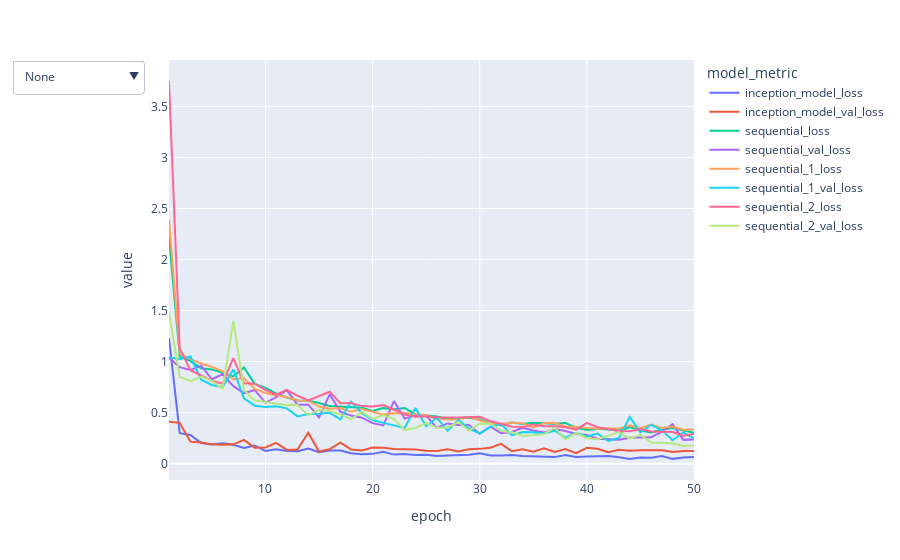

Notebook code cell kept with this figure:
### Code cell
line_chart = LineChart(epoch_results=epoch_results_df)
line_chart.create_line_chart(metrics=['loss', 'val_loss'])

### Figure 1 — Plotly figure (JSON) as saved in the notebook; plotly's stock layout.template omitted (floating-point values rounded to 4 significant figures)
{"data": [{"hovertemplate": "model_metric=inception_model_loss<br>epoch=%{x}<br>value=%{y}<extra></extra>", "legendgroup": "inception_model_loss", "line": {"color": "#636efa", "dash": "solid"}, "marker": {"symbol": "circle"}, "mode": "lines", "name": "inception_model_loss", "orientation": "v", "showlegend": true, "type": "scatter", "x": [1, 2, 3, 4, 5, 6, 7, 8, 9, 10, 11, 12, 13, 14, 15, 16, 17, 18, 19, 20, 21, 22, 23, 24, 25, 26, 27, 28, 29, 30, 31, 32, 33, 34, 35, 36, 37, 38, 39, 40, 41, 42, 43, 44, 45, 46, 47, 48, 49, 50], "xaxis": "x", "y": [1.23, 0.2985, 0.2811, 0.2014, 0.188, 0.1996, 0.1847, 0.1539, 0.1787, 0.1242, 0.1421, 0.1238, 0.1223, 0.1492, 0.1128, 0.1282, 0.1295, 0.1019, 0.09252, 0.09616, 0.1176, 0.08897, 0.09595, 0.08436, 0.0875, 0.07447, 0.08091, 0.0844, 0.0879, 0.1017, 0.07953, 0.07909, 0.08523, 0.07643, 0.07457, 0.06768, 0.06438, 0.08528, 0.06493, 0.06984, 0.07321, 0.07585, 0.06196, 0.04591, 0.05946, 0.05809, 0.0742, 0.04727, 0.06139, 0.06447], "yaxis": "y"}, {"hovertemplate": "model_metric=inception_model_val_loss<br>epoch=%{x}<br>value=%{y}<extra></extra>", "legendgroup": "inception_model_val_loss", "line": {"color": "#EF553B", "dash": "solid"}, "marker": {"symbol": "circle"}, "mode": "lines", "name": "inception_model_val_loss", "orientation": "v", "showlegend": true, "type": "scatter", "x": [1, 2, 3, 4, 5, 6, 7, 8, 9, 10, 11, 12, 13, 14, 15, 16, 17, 18, 19, 20, 21, 22, 23, 24, 25, 26, 27, 28, 29, 30, 31, 32, 33, 34, 35, 36, 37, 38, 39, 40, 41, 42, 43, 44, 45, 46, 47, 48, 49, 50], "xaxis": "x", "y": [0.4108, 0.4, 0.2158, 0.208, 0.1909, 0.1846, 0.1893, 0.2329, 0.1559, 0.1587, 0.2038, 0.1346, 0.1396, 0.3037, 0.1191, 0.1422, 0.2058, 0.1378, 0.1293, 0.1574, 0.1565, 0.1445, 0.1409, 0.1383, 0.1277, 0.1234, 0.141, 0.1201, 0.1422, 0.1451, 0.1571, 0.1938, 0.1216, 0.1414, 0.1165, 0.1509, 0.1146, 0.1439, 0.1029, 0.1551, 0.1457, 0.1113, 0.1371, 0.1268, 0.1323, 0.129, 0.1322, 0.1139, 0.1236, 0.1251], "yaxis": "y"}, {"hovertemplate": "model_metric=sequential_loss<br>epoch=%{x}<br>value=%{y}<extra></extra>", "legendgroup": "sequential_loss", "line": {"color": "#00cc96", "dash": "solid"}, "marker": {"symbol": "circle"}, "mode": "lines", "name": "sequential_loss", "orientation": "v", "showlegend": true, "type": "scatter", "x": [1, 2, 3, 4, 5, 6, 7, 8, 9, 10, 11, 12, 13, 14, 15, 16, 17, 18, 19, 20, 21, 22, 23, 24, 25, 26, 27, 28, 29, 30, 31, 32, 33, 34, 35, 36, 37, 38, 39, 40, 41, 42, 43, 44, 45, 46, 47, 48, 49, 50], "xaxis": "x", "y": [2.219, 1.049, 1.005, 0.9348, 0.9236, 0.8898, 0.8556, 0.9421, 0.7824, 0.7421, 0.6875, 0.6472, 0.6195, 0.6169, 0.5946, 0.5644, 0.5598, 0.5542, 0.5491, 0.5163, 0.5464, 0.5332, 0.5455, 0.4826, 0.4728, 0.463, 0.4346, 0.4477, 0.4494, 0.4333, 0.3979, 0.3767, 0.4044, 0.388, 0.4002, 0.3939, 0.3907, 0.3993, 0.3526, 0.3293, 0.3414, 0.3338, 0.3259, 0.3577, 0.3244, 0.3058, 0.3338, 0.3492, 0.3263, 0.3026], "yaxis": "y"}, {"hovertemplate": "model_metric=sequential_val_loss<br>epoch=%{x}<br>value=%{y}<extra></extra>", "legendgroup": "sequential_val_loss", "line": {"color": "#ab63fa", "dash": "solid"}, "marker": {"symbol": "circle"}, "mode": "lines", "name": "sequential_val_loss", "orientation": "v", "showlegend": true, "type": "scatter", "x": [1, 2, 3, 4, 5, 6, 7, 8, 9, 10, 11, 12, 13, 14, 15, 16, 17, 18, 19, 20, 21, 22, 23, 24, 25, 26, 27, 28, 29, 30, 31, 32, 33, 34, 35, 36, 37, 38, 39, 40, 41, 42, 43, 44, 45, 46, 47, 48, 49, 50], "xaxis": "x", "y": [1.039, 0.9457, 0.9172, 0.9598, 0.8269, 0.8761, 0.7594, 0.6912, 0.7227, 0.596, 0.6511, 0.7199, 0.5771, 0.578, 0.454, 0.6796, 0.5082, 0.4713, 0.4503, 0.3973, 0.3747, 0.6138, 0.441, 0.4758, 0.4708, 0.3509, 0.3945, 0.3785, 0.3791, 0.2931, 0.3627, 0.299, 0.3113, 0.3518, 0.3257, 0.3045, 0.3388, 0.3202, 0.2903, 0.2801, 0.2433, 0.2352, 0.2345, 0.2538, 0.2557, 0.2585, 0.3144, 0.388, 0.2333, 0.2366], "yaxis": "y"}, {"hovertemplate": "model_metric=sequential_1_loss<br>epoch=%{x}<br>value=%{y}<extra></extra>", "legendgroup": "sequential_1_loss", "line": {"color": "#FFA15A", "dash": "solid"}, "marker": {"symbol": "circle"}, "mode": "lines", "name": "sequential_1_loss", "orientation": "v", "showlegend": true, "type": "scatter", "x": [1, 2, 3, 4, 5, 6, 7, 8, 9, 10, 11, 12, 13, 14, 15, 16, 17, 18, 19, 20, 21, 22, 23, 24, 25, 26, 27, 28, 29, 30, 31, 32, 33, 34, 35, 36, 37, 38, 39, 40, 41, 42, 43, 44, 45, 46, 47, 48, 49, 50], "xaxis": "x", "y": [2.389, 1.078, 1.024, 0.9821, 0.9491, 0.9044, 0.827, 0.836, 0.7316, 0.6924, 0.67, 0.6501, 0.6202, 0.6155, 0.5593, 0.5379, 0.548, 0.5082, 0.5352, 0.5088, 0.483, 0.4934, 0.494, 0.4864, 0.4732, 0.4362, 0.4349, 0.4339, 0.4563, 0.4253, 0.3945, 0.3859, 0.4031, 0.3964, 0.3537, 0.3998, 0.4009, 0.3642, 0.3606, 0.3485, 0.3413, 0.3465, 0.3422, 0.375, 0.3478, 0.3843, 0.3507, 0.3635, 0.332, 0.3355], "yaxis": "y"}, {"hovertemplate": "model_metric=sequential_1_val_loss<br>epoch=%{x}<br>value=%{y}<extra></extra>", "legendgroup": "sequential_1_val_loss", "line": {"color": "#19d3f3", "dash": "solid"}, "marker": {"symbol": "circle"}, "mode": "lines", "name": "sequential_1_val_loss", "orientation": "v", "showlegend": true, "type": "scatter", "x": [1, 2, 3, 4, 5, 6, 7, 8, 9, 10, 11, 12, 13, 14, 15, 16, 17, 18, 19, 20, 21, 22, 23, 24, 25, 26, 27, 28, 29, 30, 31, 32, 33, 34, 35, 36, 37, 38, 39, 40, 41, 42, 43, 44, 45, 46, 47, 48, 49, 50], "xaxis": "x", "y": [1.043, 1.024, 1.05, 0.8234, 0.7713, 0.7511, 0.9233, 0.6395, 0.5683, 0.5546, 0.5632, 0.5422, 0.4636, 0.4857, 0.4898, 0.4979, 0.4336, 0.6083, 0.4945, 0.4272, 0.4, 0.3743, 0.35, 0.5456, 0.3658, 0.4507, 0.3219, 0.4297, 0.3436, 0.2978, 0.3637, 0.3911, 0.2777, 0.3098, 0.3084, 0.2953, 0.3233, 0.2558, 0.3027, 0.2669, 0.2954, 0.2226, 0.2525, 0.4587, 0.3074, 0.381, 0.327, 0.2296, 0.3073, 0.2471], "yaxis": "y"}, {"hovertemplate": "model_metric=sequential_2_loss<br>epoch=%{x}<br>value=%{y}<extra></extra>", "legendgroup": "sequential_2_loss", "line": {"color": "#FF6692", "dash": "solid"}, "marker": {"symbol": "circle"}, "mode": "lines", "name": "sequential_2_loss", "orientation": "v", "showlegend": true, "type": "scatter", "x": [1, 2, 3, 4, 5, 6, 7, 8, 9, 10, 11, 12, 13, 14, 15, 16, 17, 18, 19, 20, 21, 22, 23, 24, 25, 26, 27, 28, 29, 30, 31, 32, 33, 34, 35, 36, 37, 38, 39, 40, 41, 42, 43, 44, 45, 46, 47, 48, 49, 50], "xaxis": "x", "y": [3.749, 1.128, 0.9156, 0.864, 0.8124, 0.7834, 1.033, 0.7869, 0.7831, 0.723, 0.6751, 0.7231, 0.6653, 0.6208, 0.6654, 0.7051, 0.5915, 0.5956, 0.5639, 0.5596, 0.5736, 0.524, 0.4821, 0.4597, 0.4653, 0.4556, 0.4521, 0.4515, 0.455, 0.4591, 0.4173, 0.392, 0.3615, 0.3591, 0.3833, 0.3661, 0.3667, 0.3567, 0.3342, 0.4, 0.3572, 0.3397, 0.3188, 0.3166, 0.3407, 0.315, 0.3154, 0.3101, 0.2745, 0.2909], "yaxis": "y"}, {"hovertemplate": "model_metric=sequential_2_val_loss<br>epoch=%{x}<br>value=%{y}<extra></extra>", "legendgroup": "sequential_2_val_loss", "line": {"color": "#B6E880", "dash": "solid"}, "marker": {"symbol": "circle"}, "mode": "lines", "name": "sequential_2_val_loss", "orientation": "v", "showlegend": true, "type": "scatter", "x": [1, 2, 3, 4, 5, 6, 7, 8, 9, 10, 11, 12, 13, 14, 15, 16, 17, 18, 19, 20, 21, 22, 23, 24, 25, 26, 27, 28, 29, 30, 31, 32, 33, 34, 35, 36, 37, 38, 39, 40, 41, 42, 43, 44, 45, 46, 47, 48, 49, 50], "xaxis": "x", "y": [1.479, 0.8512, 0.8086, 0.8535, 0.8116, 0.7354, 1.398, 0.7198, 0.621, 0.6049, 0.5846, 0.5722, 0.578, 0.4737, 0.5283, 0.5155, 0.4831, 0.4371, 0.5084, 0.4379, 0.4762, 0.4392, 0.3291, 0.3496, 0.3974, 0.3523, 0.3554, 0.4081, 0.3231, 0.3949, 0.3916, 0.3203, 0.3081, 0.2728, 0.2791, 0.2894, 0.3513, 0.2374, 0.3026, 0.2493, 0.2384, 0.2776, 0.3095, 0.245, 0.2827, 0.2086, 0.2063, 0.2009, 0.1724, 0.1775], "yaxis": "y"}], "layout": {"legend": {"title": {"text": "model_metric"}, "tracegroupgap": 0}, "margin": {"t": 60}, "updatemenus": [{"active": 0, "buttons": [{"args": [{"visible": [true]}, {"title": "ALL"}], "label": "None", "method": "update"}, {"args": [{"visible": [true, true, false, false, false, false, false, false]}, {"title": "inception_model"}], "label": "inception_model", "method": "update"}, {"args": [{"visible": [false, false, true, true, false, false, false, false]}, {"title": "sequential"}], "label": "sequential", "method": "update"}, {"args": [{"visible": [false, false, false, false, true, true, false, false]}, {"title": "sequential_1"}], "label": "sequential_1", "method": "update"}, {"args": [{"visible": [false, false, false, false, false, false, true, true]}, {"title": "sequential_2"}], "label": "sequential_2", "method": "update"}]}], "xaxis": {"anchor": "y", "domain": [0, 1], "title": {"text": "epoch"}}, "yaxis": {"anchor": "x", "domain": [0, 1], "title": {"text": "value"}}}}
